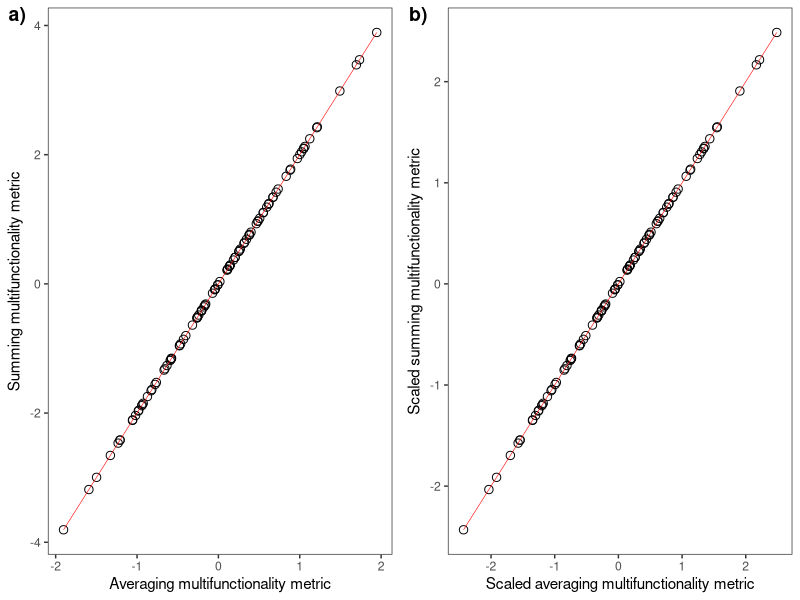

The R source for this figure: (Note: this script raises an error after producing the figure.)
###########################################################
# Schematic diagram represents the averaging/summing approaches 
# Xin Jing
# 8/1/2018
###########################################################

# clean the working environment
rm(list = ls())
# load library
library(TeachingDemos)
library(reshape2)
library(ggplot2)
library(plyr)
library(magrittr)
library(cowplot)
# set seed
char2seed("averaing")

###########################################################
# generate a dataframe for the averaging approach
div <- rep(1:10, each = 10)  # diversity (10 levels)
f1 <- scale(div + 1.5*rnorm(100, 0, 1))  # random norm values (ecosystem function 1)
f2 <- scale(div + 10.5*rnorm(100, 0, 1))  # random norm values (ecosystem function 2)
f12.av <- (f1 + f2) / 2  # average of the two functions
f12.sm <- (f1 + f2)  # sum of the two functions
f12.sc.av <- (f12.av - mean(f12.av)) / sd(f12.av)  # scaled averaing multifunctionality metric
f12.sc.sm <- (f12.sm - mean(f12.sm)) / sd(f12.sm)  # scaled averaing multifunctionality metric

# combine the data 
df <- data.frame(div, f1, f2, f12.av, f12.sm, f12.sc.av, f12.sc.sm)

# inspect the averaging and summing metrics
p1 <- ggplot(df, aes(f12.av, f12.sm)) +
  geom_point(shape = 1, size = 2.5) +
  geom_smooth(method = "lm", color = "red",
              se = FALSE, size = 0.2) +
  labs(x = "Averaging multifunctionality metric",
       y = "Summing multifunctionality metric") +
  theme_bw() +
  theme(panel.grid = element_blank())
p2 <- ggplot(df, aes(f12.sc.av, f12.sc.sm)) +
  geom_point(shape = 1, size = 2.5) +
  geom_smooth(method = "lm", color = "red",
              se = FALSE, size = 0.2) +
  labs(x = "Scaled averaging multifunctionality metric",
       y = "Scaled summing multifunctionality metric") +
  theme_bw() +
  theme(panel.grid = element_blank())
plot_grid(p1, p2, ncol = 2, labels = c("a)", "b)"))
ggsave("./outputs/Schematic_diagram_metric_comparisions.pdf", 
       height = 4.0, width = 7.5)

# inspect the relationship between biodiversity and ecosystem functions
df.long <- melt(df, id.vars = "div")
df.long %>% 
  mutate(variable = factor(variable,
                           levels = c("f1", "f2", 
                                      "f12.av", "f12.sm",
                                      "f12.sc.av", 
                                      "f12.sc.sm"),
                           labels = c("F1", "F2",
                                      "Averaging metric", "Summing metric",
                                      "Scaled averaging metric", 
                                      "Scaled summing metric"))) %>% 
  ggplot(aes(div, value, color = variable)) +
  geom_point(shape = 1, size = 2.0) +
  geom_smooth(method = "lm", size = 0.2,
              se = FALSE) +
  facet_wrap(~ variable, ncol = 2, scales = "fixed") +
  labs(x = "Biodiversity",
       y = "Ecosystem multifunctionality") +
  theme_bw(base_size = 14.5) +
  theme(panel.grid = element_blank(),
        strip.background = element_blank(),
        legend.position = "none")
ggsave("./outputs/Schematic_diagram_metric_biodiversity_relationship.pdf", 
       height = 8.0, width = 6.5)

# extract regression coefficients
df.coefs <- ddply(df.long, .(variable), function(x) {
  mod <- lm(value ~ div, data = x)
  cof <- summary(mod)$coefficients[2]
})

# inspect regression coefficients
df.coefs$variable <- factor(df.coefs$variable, 
                            levels = c("f1", "f2", "f12.av", "f12.sm", "f12.sc.av", "f12.sc.sm"),
                            labels = c("F1", "F2", "(F1 + F2) / 2", "F1 + F2", "Scaled [(F1 + F2) / 2]", "Scaled [F1 + F2]"))
main <- df.coefs %>% 
  # dplyr::filter(variable %in% c("F1", "F2", "(F1 + F2) / 2", "F1 + F2")) %>%
  ggplot(aes(variable, V1)) +
  geom_col(fill = "gray85") +
  geom_text(aes(x = variable, y = (V1 - 0.05), 
                label = round(V1, 2)),
            size = 8.5) +
  ylim(c(0, 0.6)) +
  labs(x = "Ecosystem multifunctionality", 
       y = "Biodiversity effect on EMF\n(Slope estimate)") +
  theme_bw(base_size = 16.5) +
  theme(panel.grid = element_blank())

sub.f1 <- ggplotGrob(ggplot(df, aes(x = div, y = f1)) +
                       # geom_point(shape = 1, color = "gray", size = 0.8) +
                       geom_smooth(method = "lm", color = "blue", 
                                   size = 0.2, se = FALSE) +
                       labs(x = "Biodiversity", y = "F1") +
                       ylim(c(-5, 5)) +
                       theme_bw() +
                       theme(panel.grid = element_blank()))

sub.f2 <- ggplotGrob(ggplot(df, aes(x = div, y = f2)) +
                       # geom_point(shape = 1, color = "gray", size = 0.8) +
                       geom_smooth(method = "lm", color = "blue", 
                                   size = 0.2, se = FALSE) +
                       labs(x = "Biodiversity", y = "F2") +
                       ylim(c(-5, 5)) +
                       theme_bw() +
                       theme(panel.grid = element_blank()))

sub.f3 <- ggplotGrob(ggplot(df.long[df.long$variable %in% c("f1", "f2", "f12.av"), ], 
                            aes(x = div, y = value, color = variable)) +
                       # geom_point(shape = 1, size = 0.8) +
                       geom_smooth(method = "lm", size = 0.2, se = FALSE) +
                       labs(x = "Biodiversity", y = "(F1 + F2) / 2") +
                       ylim(c(-5, 5)) +
                       scale_color_manual(values = c("#FD9A28", "#FD9A28", "#268AFF")) +
                       theme_bw() +
                       theme(panel.grid = element_blank(),
                             legend.position = 'none'))

sub.f4 <- ggplotGrob(ggplot(df.long[df.long$variable %in% c("f1", "f2", "f12.sm"), ], 
                            aes(x = div, y = value, color = variable)) +
                       # geom_point(shape = 1, size = 0.8) +
                       geom_smooth(method = "lm", size = 0.2, se = FALSE) +
                       labs(x = "Biodiversity", y = "F1 + F2") +
                       ylim(c(-5, 5)) +
                       scale_color_manual(values = c("#FD9A28", "#FD9A28", "#268AFF")) +
                       theme_bw() +
                       theme(panel.grid = element_blank(),
                             legend.position = 'none'))
sub.f5 <- ggplotGrob(ggplot(df, aes(x = div, y = f12.sc.av)) +
                       # geom_point(shape = 1, color = "gray", size = 0.8) +
                       geom_smooth(method = "lm", color = "blue", 
                                   size = 0.2, se = FALSE) +
                       labs(x = "Biodiversity", y = "Scaled [(F1 + F2) / 2]") +
                       ylim(c(-5, 5)) +
                       theme_bw() +
                       theme(panel.grid = element_blank()))
sub.f6 <- ggplotGrob(ggplot(df, aes(x = div, y = f12.sc.sm)) +
                       # geom_point(shape = 1, color = "gray", size = 0.8) +
                       geom_smooth(method = "lm", color = "blue", 
                                   size = 0.2, se = FALSE) +
                       labs(x = "Biodiversity", y = "Scaled [F1 + F2]") +
                       ylim(c(-5, 5)) +
                       theme_bw() +
                       theme(panel.grid = element_blank()))
main + 
  annotation_custom(grob = sub.f1, xmin = 0.50, xmax = 1.45,
                    ymin = 0.41, ymax = 0.62) +
  annotation_custom(grob = sub.f2, xmin = 1.50, xmax = 2.45, 
                    ymin = 0.41, ymax = 0.62) +
  annotation_custom(grob = sub.f3, xmin = 2.50, xmax = 3.45,
                    ymin = 0.41, ymax = 0.62) +
  annotation_custom(grob = sub.f4, xmin = 3.50, xmax = 4.45,
                    ymin = 0.41, ymax = 0.62) +
  annotation_custom(grob = sub.f5, xmin = 4.50, xmax = 5.45,
                    ymin = 0.41, ymax = 0.62) +
  annotation_custom(grob = sub.f6, xmin = 5.50, xmax = 6.45,
                    ymin = 0.41, ymax = 0.62)


ggsave("./outputs/Schematic_diagram.pdf", width = 11.0, height = 6.2)

###########################################################
#                   End of Script                         #
###########################################################
